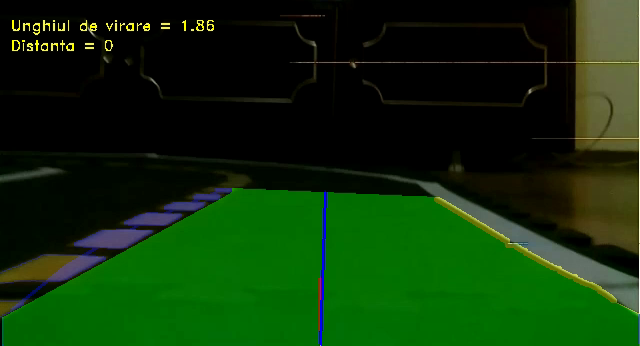
#> input picture frame 0 of lane_following/curba_ext.avi, 640 x 346 px, given in place of curba_exterior.mp4, which was not available
$ python test.py
#> lines starting #> are read from the running program, lines starting #| are printed output that depends on the picture; after the words box and inside, x2 and y2 are one past the last pixel; in counts of white or black regions, pixels touching at a corner belong together; pictures that were not available may be replaced by others from this repository, and a replacement may not be noted
import cv2

HLS=0
src=0
Hue_Low = 86
Lit_Low = 87
Sat_Low = 30#61

Hue_Low_Y = 29#30
Hue_High_Y = 58#40
Lit_Low_Y = 71#63
Sat_Low_Y = 43#81

def OnHueLowChange(val):
    global Hue_Low
    Hue_Low = val
    MaskExtract()
def OnLitLowChange(val):
    global Lit_Low
    Lit_Low = val
    MaskExtract()
def OnSatLowChange(val):
    global Sat_Low
    Sat_Low = val
    MaskExtract()

def OnHueLowChange_Y(val):
    global Hue_Low_Y
    Hue_Low_Y = val
    MaskExtract()
def OnHueHighChange_Y(val):
    global Hue_High_Y
    Hue_High_Y = val
    MaskExtract()
def OnLitLowChange_Y(val):
    global Lit_Low_Y
    Lit_Low_Y = val
    MaskExtract()
def OnSatLowChange_Y(val):
    global Sat_Low_Y
    Sat_Low_Y = val
    MaskExtract()

def clr_segment(HSL,lower_range,upper_range):

    mask = cv2.inRange(HSL, lower_range, upper_range)
    kernel = cv2.getStructuringElement(shape=cv2.MORPH_ELLIPSE, ksize=(4,4))
    mask = cv2.morphologyEx(mask, cv2.MORPH_DILATE, kernel)
    return mask

def MaskExtract():
    mask   = clr_segment(HLS,(Hue_Low  ,Lit_Low   ,Sat_Low  ),(255       ,255,255))
    mask_Y = clr_segment(HLS,(Hue_Low_Y,Lit_Low_Y ,Sat_Low_Y),(Hue_High_Y,255,255))#Combine 6ms
    mask_Y_ = mask_Y != 0
    dst_Y = src * (mask_Y_[:,:,None].astype(src.dtype))
    mask_ = mask != 0

    dst = src * (mask_[:,:,None].astype(src.dtype))
    cv2.imshow('[Segment_Colour_final] mask',dst)
    cv2.imshow('[Segment_Colour_final] mask_Y',dst_Y)

if(True):

    cv2.namedWindow("[Segment_Colour_final] mask")
    cv2.namedWindow("[Segment_Colour_final] mask_Y")

    cv2.createTrackbar("Hue_L","[Segment_Colour_final] mask",Hue_Low,255,OnHueLowChange)
    cv2.createTrackbar("Lit_L","[Segment_Colour_final] mask",Lit_Low,255,OnLitLowChange)
    cv2.createTrackbar("Sat_L","[Segment_Colour_final] mask",Sat_Low,255,OnSatLowChange)

    cv2.createTrackbar("Hue_L","[Segment_Colour_final] mask_Y",Hue_Low_Y,255,OnHueLowChange_Y)
    cv2.createTrackbar("Hue_H","[Segment_Colour_final] mask_Y",Hue_High_Y,255,OnHueHighChange_Y)
    cv2.createTrackbar("Lit_L","[Segment_Colour_final] mask_Y",Lit_Low_Y,255,OnLitLowChange_Y)
    cv2.createTrackbar("Sat_L","[Segment_Colour_final] mask_Y",Sat_Low_Y,255,OnSatLowChange_Y)


def main(frame):

    global HLS,src

    src = frame.copy()

    HLS = cv2.cvtColor(frame,cv2.COLOR_BGR2HLS)#2 msc

    mask   = clr_segment(HLS,(Hue_Low  ,Lit_Low   ,Sat_Low  ),(255       ,255,255))
    mask_Y = clr_segment(HLS,(Hue_Low_Y,Lit_Low_Y ,Sat_Low_Y),(Hue_High_Y,255,255))#Combine 6ms

    cv2.imshow('[Segment_Colour_final] mask',mask)
    cv2.imshow('[Segment_Colour_final] mask_Y',mask_Y)

    cv2.waitKey(0)


if __name__ == "__main__":
#   main()
  cap = cv2.VideoCapture('curba_exterior.mp4')

  if (cap.isOpened()== False):
    print("Error opening video stream or file")

  while(cap.isOpened()):
    ret, frame = cap.read()
#> frame is the input picture: shape (346, 640, 3); mean B, G, R 8.4, 48.3, 13.7

    if ret == True:
      main(frame)
#> in main, `HLS = cv2.cvtColor(frame,cv2.COLOR_BGR2HLS)#2 msc`: HLS: shape (346, 640, 3); mean of channels 0, 1, 2 33.9, 28.6, 144.6
#> in clr_segment, `mask = cv2.inRange(HSL, lower_range, upper_range)`:
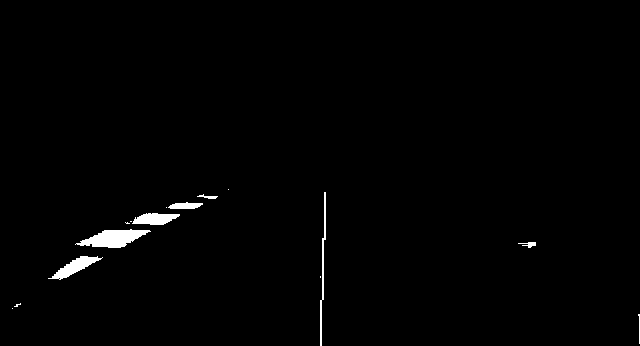
#> mask: shape (346, 640); 1.1% white; 15 white regions (7 under 20 px), largest, box (x1, y1, x2, y2) and area: (75, 229, 151, 248) 824, (48, 256, 103, 280) 479, (132, 213, 180, 225) 403
#> in clr_segment, `mask = cv2.morphologyEx(mask, cv2.MORPH_DILATE, kernel)`:
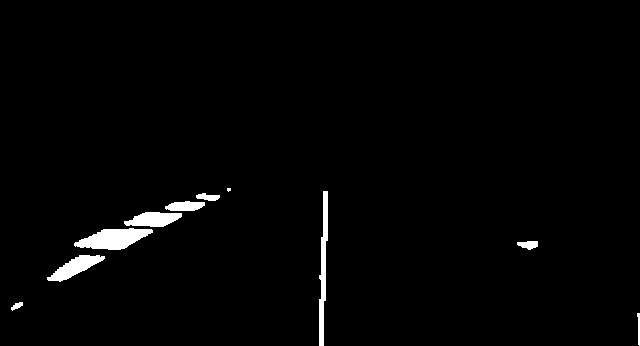
#> mask: shape (346, 640); 1.8% white; 10 white regions (1 under 20 px), largest, box (x1, y1, x2, y2) and area: (74, 228, 153, 250) 1096, (319, 191, 328, 346) 796, (47, 255, 105, 282) 692
#> call 2 of clr_segment, with lower_range = (29, 71, 43), upper_range = (58, 255, 255)
#> in clr_segment (call 2), `mask = cv2.inRange(HSL, lower_range, upper_range)`:
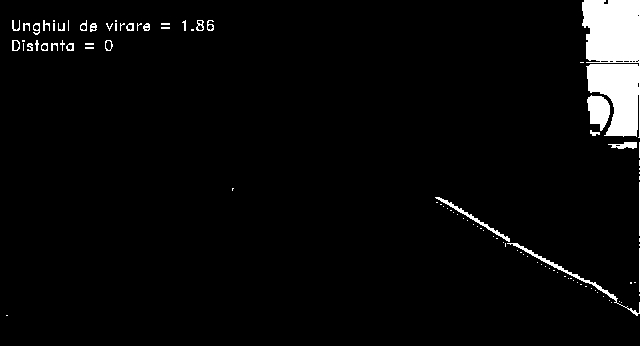
#> mask: shape (346, 640); 3.9% white; 98 white regions (70 under 20 px), largest, box (x1, y1, x2, y2) and area: (582, 0, 640, 138) 6126, (587, 95, 610, 131) 569, (507, 243, 640, 316) 452
#> in clr_segment (call 2), `mask = cv2.morphologyEx(mask, cv2.MORPH_DILATE, kernel)`:
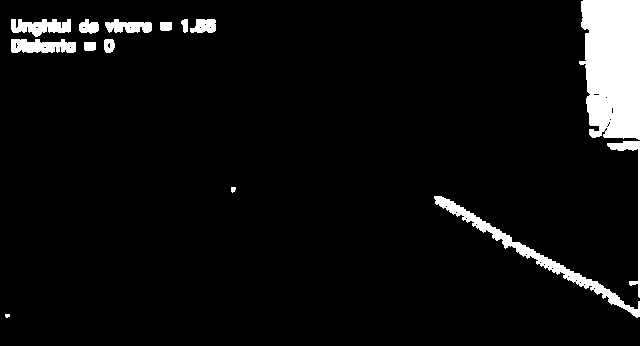
#> mask: shape (346, 640); 5.9% white; 14 white regions (1 under 20 px), largest, box (x1, y1, x2, y2) and area: (579, 0, 640, 140) 7435, (434, 196, 640, 318) 2115, (11, 39, 76, 53) 729

      if cv2.waitKey(25) & 0xFF == ord('q'):
#> (key q is pressed here)
        break
    else:
      break

  cap.release()

  cv2.destroyAllWindows()
